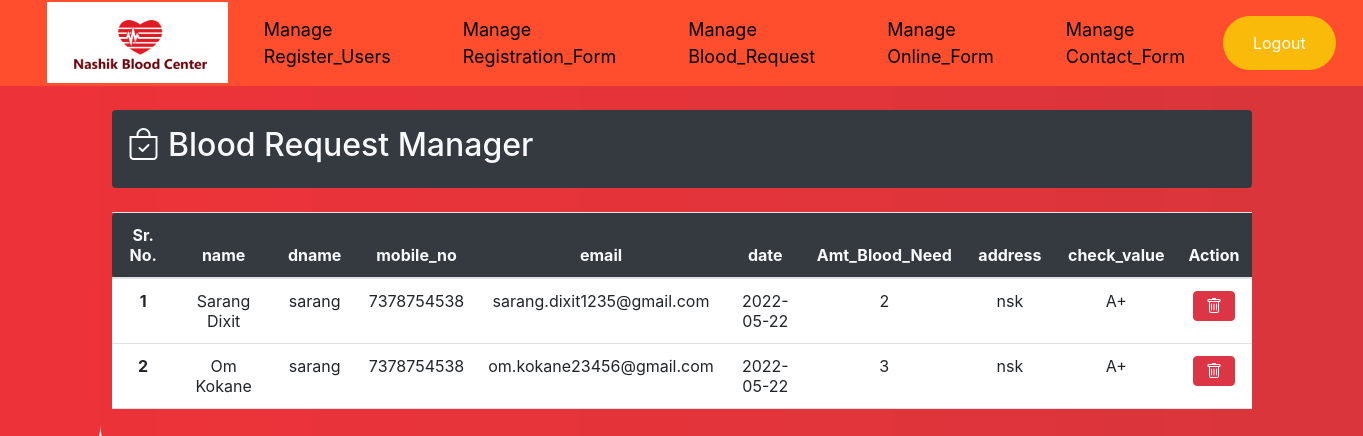
/admin/manage_request_blood/manage_request_blood.php, run on the app's committed database.
### tables this page shows
CREATE TABLE IF NOT EXISTS `request_blood` (
  `id` int NOT NULL AUTO_INCREMENT,
  `name` varchar(255) NOT NULL,
  `dname` varchar(200) NOT NULL,
  `mobile_no` varchar(255) NOT NULL,
  `email` varchar(255) NOT NULL,
  `date` date NOT NULL,
  `Amt_Blood_Need` int NOT NULL,
  `address` varchar(200) NOT NULL,
  `check_value` varchar(255) NOT NULL,
  PRIMARY KEY (`id`)
);

### admin/manage_request_blood/manage_request_blood.php (the view, shortened to what this page needs)
<?php
    require("dbcon.php");
?>
<!DOCTYPE html>
<html lang="en">
<head>
    <link rel="stylesheet" href="../manage_request_blood/manage_request_blood.css">
    <link href="https://cdn.jsdelivr.net/npm/bootstrap@5.1.3/dist/css/bootstrap.min.css" rel="stylesheet">
    <link rel="stylesheet" href="https://cdn.jsdelivr.net/npm/bootstrap@4.5.3/dist/css/bootstrap.min.css">
    <link rel="stylesheet" href="https://cdn.jsdelivr.net/npm/bootstrap-icons@1.7.2/font/bootstrap-icons.css">
    <link rel="stylesheet" href="https://cdnjs.cloudflare.com/ajax/libs/font-awesome/6.0.0-beta3/css/all.min.css">
</head>
<div id="navi">
<nav class="navbar navbar-expand-lg navbar-light" id="newnavbar">
    <div class="container-fluid" id="navigation">
        <div id="navheartlogo">
            <img src="../../img/navlogo.png" alt="">
        </div>
        <li class="nav-item" id="panel">
            <a class="nav-link active" aria-current="page" href="../manage_register_user/manage_register_user.php">Manage<br>Register_Users</a>
        </li>
        <li class="nav-item" id="panel">
            <a class="nav-link active" aria-current="page" href="../manage_registration_form/manage_registration_form.php">Manage<br>Registration_Form</a>
        </li>
        <li class="nav-item" id="panel">
            <a class="nav-link active" aria-current="page" href="../manage_request_blood/manage_request_blood.php">Manage<br>Blood_Request</a>
        </li>
        <li class="nav-item" id="panel">
            <a class="nav-link active" aria-current="page" href="../manage_online_form/manage_online_form.php">Manage<br>Online_Form</a>
        </li>
        <li class="nav-item" id="panel">
            <a class="nav-link active" aria-current="page" href="../manage_contact_us/manage_contact_us.php">Manage<br>Contact_Form</a>
        </li>
        <div>
            <form action="../../Login_register/logout.php">
                <button class="logout" type="submit">Logout</button>
            </form>
        </div>
</nav>
</div>
<body class="bg-light" id="regiuser">
    <div class="container bg-dark text-light p-3 rounded my-4">
        <div class="d-flex align-items-center justify-content-between">
            <h2><i class="bi bi-bag-check"></i> Blood Request Manager</h2>
        </div>
    </div>
<div class="container mt-4 p-0">
		<table class="table table-hover text-center">
			<thead class="bg-dark text-light">
				<tr>
					<th width="10%" scope="col" class="rounded-start">Sr. No.</th>
					<th width="15%" scope="col">name</th>
					<th width="10%" scope="col">dname</th>
					<th width="10%" scope="col">mobile_no</th>
					<th width="10%" scope="col">email</th>
					<th width="10%" scope="col">date</th>
					<th width="10%" scope="col">Amt_Blood_Need</th>
					<th width="10%" scope="col">address</th>
					<th width="10%" scope="col">check_value</th>
                    <th width="10%" scope="col">Action</th>
				</tr>
			</thead>
			<tbody class="bg-white">
				<?php
				$query = "SELECT * FROM `request_blood`";
				$result = mysqli_query($con, $query);
				$i = 1;
				while ($fetch = mysqli_fetch_assoc($result)) {
					echo <<<product
								<tr class="align-middle">
								<th scope="row">$i</th>
								<td>$fetch[name]</td>
								<td>$fetch[dname]</td>
								<td>$fetch[mobile_no]</td>
								<td>$fetch[email]</td>
								<td>$fetch[date]</td>
								<td>$fetch[Amt_Blood_Need]</td>
								<td>$fetch[address]</td>
								<td>$fetch[check_value]</td>
								<td>
								<button onclick="confirm_rem($fetch[id])" class="btn btn-danger"><i class="bi bi-trash"></i></button>
								</td>
								</tr>
								product;
					$i++;
				}
				?>
			</tbody>
		</table>
	</div>
</body>
</html>

### admin/manage_request_blood/manage_request_blood.css (style rules this page uses)
* { margin: 0px; padding: 0px; box-sizing: border-box; }
#panel a { color: black; }
#regiuser { margin-top: 45%; }
#navigation li { padding: 20px; font-size: 18px; list-style: none; }
#navheartlogo img { height: 81px; margin-top: -1px; margin-left: 16px; }
#navigation { height: 70px; }
#newnavbar { background-color: #FE4E2E; }
.logout { background-color: rgb(250, 186, 9); border: none; color: white; padding: 15px 30px; text-align: center; text-decoration: none; display: inline-block; font-size: 16px; margin: 4px 2px; cursor: pointer; margin-right: 17px; border-radius: 50px; }
#navi { margin-top: -45%; }
body::before { content: ""; background:url('../../img/wp4323461.webp') no-repeat center center/cover; height: 100%; width: 100%; position: absolute; top: 0px; left: 0px; z-index: -1; opacity: 0.9; }

### data on the page
request_blood: name "Sarang Dixit", dname "sarang", mobile_no "7378754538", email "sarang.dixit1235@gmail.com", date "2022-05-22", Amt_Blood_Need "2", address "nsk", check_value "A+"
request_blood: name "Om Kokane", dname "sarang", mobile_no "7378754538", email "om.kokane23456@gmail.com", date "2022-05-22", Amt_Blood_Need "3", address "nsk", check_value "A+"
